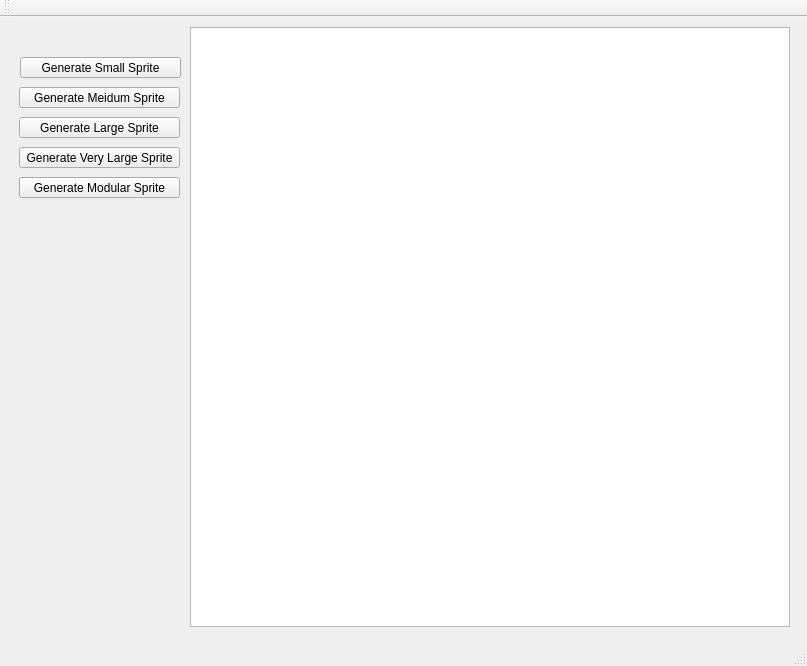
<?xml version="1.0" encoding="UTF-8"?>
<ui version="4.0">
 <class>MainWindow</class>
 <widget class="QMainWindow" name="MainWindow">
  <property name="geometry">
   <rect>
    <x>0</x>
    <y>0</y>
    <width>807</width>
    <height>666</height>
   </rect>
  </property>
  <property name="windowTitle">
   <string>MainWindow</string>
  </property>
  <widget class="QWidget" name="centralWidget">
   <widget class="QGraphicsView" name="graphicsView">
    <property name="geometry">
     <rect>
      <x>190</x>
      <y>10</y>
      <width>600</width>
      <height>600</height>
     </rect>
    </property>
   </widget>
   <widget class="QPushButton" name="smallSpriteButton">
    <property name="geometry">
     <rect>
      <x>20</x>
      <y>40</y>
      <width>161</width>
      <height>21</height>
     </rect>
    </property>
    <property name="text">
     <string>Generate Small Sprite</string>
    </property>
   </widget>
   <widget class="QPushButton" name="mediumSprietButton">
    <property name="geometry">
     <rect>
      <x>19</x>
      <y>70</y>
      <width>161</width>
      <height>21</height>
     </rect>
    </property>
    <property name="text">
     <string>Generate Meidum Sprite</string>
    </property>
   </widget>
   <widget class="QPushButton" name="largeSpriteButton">
    <property name="geometry">
     <rect>
      <x>19</x>
      <y>100</y>
      <width>161</width>
      <height>21</height>
     </rect>
    </property>
    <property name="text">
     <string>Generate Large Sprite</string>
    </property>
   </widget>
   <widget class="QPushButton" name="veryLargeSpriteButton">
    <property name="geometry">
     <rect>
      <x>19</x>
      <y>130</y>
      <width>161</width>
      <height>21</height>
     </rect>
    </property>
    <property name="text">
     <string>Generate Very Large Sprite</string>
    </property>
   </widget>
   <widget class="QPushButton" name="modularSpriteButton">
    <property name="geometry">
     <rect>
      <x>19</x>
      <y>160</y>
      <width>161</width>
      <height>21</height>
     </rect>
    </property>
    <property name="text">
     <string>Generate Modular Sprite</string>
    </property>
   </widget>
  </widget>
  <widget class="QMenuBar" name="menuBar">
   <property name="geometry">
    <rect>
     <x>0</x>
     <y>0</y>
     <width>807</width>
     <height>19</height>
    </rect>
   </property>
  </widget>
  <widget class="QToolBar" name="mainToolBar">
   <attribute name="toolBarArea">
    <enum>TopToolBarArea</enum>
   </attribute>
   <attribute name="toolBarBreak">
    <bool>false</bool>
   </attribute>
  </widget>
  <widget class="QStatusBar" name="statusBar"/>
 </widget>
 <layoutdefault spacing="6" margin="11"/>
 <resources/>
 <connections/>
</ui>
